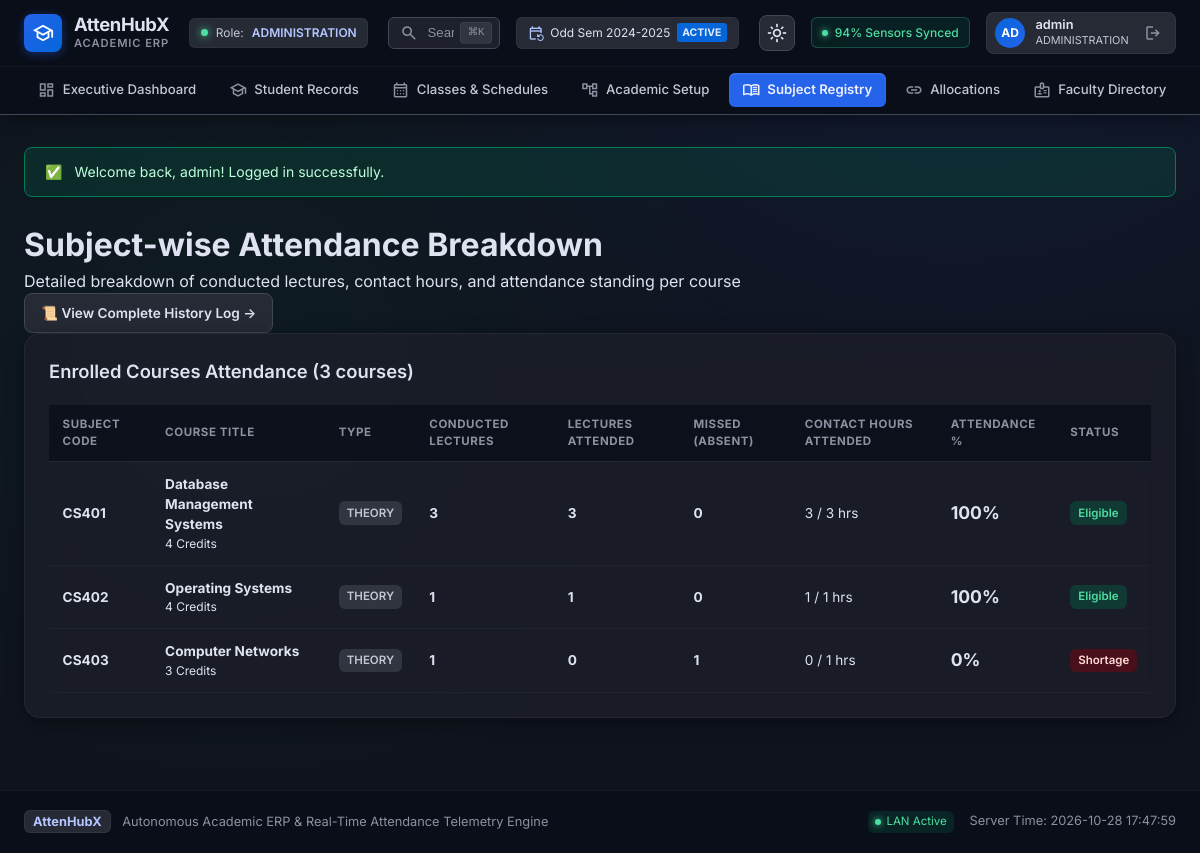
The page /student/subjects.php (signed in) on the database its author committed.
### tables this page shows
CREATE TABLE `subjects` (
    `id` BIGINT UNSIGNED AUTO_INCREMENT PRIMARY KEY,
    `code` VARCHAR(30) UNIQUE NOT NULL,
    `name` VARCHAR(150) NOT NULL,
    `subject_type` VARCHAR(30) NOT NULL DEFAULT 'THEORY',
    `default_contact_hours` DECIMAL(5,2) DEFAULT 1.00,
    `credits` DECIMAL(4,2) NULL,
    `description` TEXT NULL,
    `is_active` BOOLEAN DEFAULT TRUE,
    `created_at` DATETIME NOT NULL DEFAULT CURRENT_TIMESTAMP,
    `updated_at` DATETIME NOT NULL DEFAULT CURRENT_TIMESTAMP ON UPDATE CURRENT_TIMESTAMP
);

### includes/functions.php (called while the page is built, shortened)
<?php
function e(?string $str): string {
    return htmlspecialchars($str ?? '', ENT_QUOTES, 'UTF-8');
}
function base_url(string $path = ''): string {
    static $base = null;
    if ($base === null) {
        $script_dir = dirname($_SERVER['SCRIPT_NAME'] ?? '');
        $patterns = ['/admin', '/faculty', '/hod', '/student', '/auth'];
        $clean_dir = $script_dir;
        foreach ($patterns as $p) {
            if (substr($clean_dir, -strlen($p)) === $p) {
                $clean_dir = substr($clean_dir, 0, -strlen($p));
            }
        }
        $clean_dir = rtrim(str_replace('\\', '/', $clean_dir), '/');
        $base = $clean_dir;
    }
    $path = ltrim($path, '/');
    return ($base === '' ? '' : $base) . ($path !== '' ? '/' . $path : '/');
}

### student/subjects.php (the view, shortened to what this page needs)
<?php
require_once __DIR__ . '/../includes/header.php';
$db = get_db();
$user = current_user();
$student_id = $user['student_id'] ?? null;
if (!$student_id) {
    $s_row = $db->query("SELECT id FROM students ORDER BY id ASC LIMIT 1")->fetch();
    $student_id = $s_row['id'] ?? 1;
}
$sub_stmt = $db->prepare("
    SELECT
        sub.id AS subject_id, sub.code AS subject_code, sub.name AS subject_name,
        sub.subject_type, sub.credits, sub.default_contact_hours,
        COUNT(a.id) AS total_sessions,
        COALESCE(SUM(CASE WHEN a.status = 'PRESENT' THEN 1 ELSE 0 END), 0) AS present_sessions,
        COALESCE(SUM(CASE WHEN a.status = 'ABSENT' THEN 1 ELSE 0 END), 0) AS absent_sessions,
        COALESCE(SUM(CASE WHEN a.status = 'PRESENT' THEN cs.contact_hours ELSE 0 END), 0) AS attended_hours,
        COALESCE(SUM(cs.contact_hours), 0) AS total_conducted_hours
    FROM attendance_records a
    JOIN class_sessions cs ON a.class_session_id = cs.id
    JOIN class_subjects csub ON cs.class_subject_id = csub.id
    JOIN subjects sub ON csub.subject_id = sub.id
    WHERE a.student_id = ? AND cs.status = 'CONDUCTED'
    GROUP BY sub.id, sub.code, sub.name, sub.subject_type, sub.credits, sub.default_contact_hours
    ORDER BY sub.code ASC
");
$sub_stmt->execute([$student_id]);
$subjects = $sub_stmt->fetchAll();
?>
<div class="page-header">
    <div>
        <h1 class="page-title">Subject-wise Attendance Breakdown</h1>
        <p class="page-subtitle">Detailed breakdown of conducted lectures, contact hours, and attendance standing per course</p>
    </div>
    <div>
        <a href="<?= base_url('student/history.php') ?>" class="btn btn-secondary">📜 View Complete History Log &rarr;</a>
    </div>
</div>
<div class="card">
    <div class="card-header">
        <h2 class="card-title">Enrolled Courses Attendance (<?= count($subjects) ?> courses)</h2>
    </div>
    <div class="card-body" style="padding: 0;">
        <div class="table-responsive">
            <table class="data-table">
                <thead>
                    <tr>
                        <th>Subject Code</th>
                        <th>Course Title</th>
                        <th>Type</th>
                        <th>Conducted Lectures</th>
                        <th>Lectures Attended</th>
                        <th>Missed (Absent)</th>
                        <th>Contact Hours Attended</th>
                        <th>Attendance %</th>
                        <th>Status</th>
                    </tr>
                </thead>
                <tbody>
                    <?php if (empty($subjects)): ?>
                        <tr>
                            <td colspan="9" style="text-align: center; color: var(--text-muted); padding: 3rem;">
                                No subject records found.
                            </td>
                        </tr>
                    <?php else: ?>
                        <?php foreach ($subjects as $s): ?>
                            <?php
                                $pct = $s['total_sessions'] > 0 ? round(($s['present_sessions'] / $s['total_sessions']) * 100, 1) : 0;
                                $is_safe = ($pct >= 75.0);
                            ?>
                            <tr>
                                <td><strong><?= e($s['subject_code']) ?></strong></td>
                                <td>
                                    <strong><?= e($s['subject_name']) ?></strong>
                                    <div style="font-size: 0.75rem; color: var(--text-muted);"><?= (float)$s['credits'] ?> Credits</div>
                                </td>
                                <td><span class="badge badge-secondary"><?= e($s['subject_type']) ?></span></td>
                                <td><strong><?= $s['total_sessions'] ?></strong></td>
                                <td style="color: var(--success); font-weight: 700;"><?= $s['present_sessions'] ?></td>
                                <td style="color: var(--danger); font-weight: 700;"><?= $s['absent_sessions'] ?></td>
                                <td><?= (float)$s['attended_hours'] ?> / <?= (float)$s['total_conducted_hours'] ?> hrs</td>
                                <td>
                                    <strong style="font-size: 1.1rem; color: <?= $is_safe ? 'var(--success)' : 'var(--danger)' ?>;">
                                        <?= $pct ?>%
                                    </strong>
                                </td>
                                <td>
                                    <span class="badge <?= $is_safe ? 'badge-success' : 'badge-danger' ?>">
                                        <?= $is_safe ? 'Eligible' : 'Shortage' ?>
                                    </span>
                                </td>
                            </tr>
                        <?php endforeach; ?>
                    <?php endif; ?>
                </tbody>
            </table>
        </div>
    </div>
</div>
<?php require_once __DIR__ . '/../includes/footer.php'; ?>

### assets/css/style.css (style rules this page uses)
:root, [data-theme="dark"], html.dark { --bg-base: #0f131d; --surface: #0f131d; --surface-container-lowest: #0a0e18; --surface-container-low: #171b26; --surface-container: #1c1f2a; --surface-container-high: #262a35; --surface-container-highest: #313540; --surface-bright: #353944; --surface-variant: #313540; --on-surface: #dfe2f1; --on-surface-variant: #c3c6d7; --outline: #8d90a0; --outline-variant: #434655; --primary: #b4c5ff; --primary-container: #2563eb; --on-primary: #002a78; --on-primary-container: #eeefff; --secondary: #adc6ff; --secondary-container: #0566d9; --on-secondary-container: #e6ecff; --tertiary: #4edea3; --tertiary-container: #007d55; --on-tertiary-container: #bdffdb; --tertiary-fixed-dim: #4edea3; --error: #ffb4ab; --error-container: #93000a; --on-error-container: #ffdad6; --warning: #fbbf24; --warning-container: #78350f; --on-warning-container: #fef3c7; --radius-sm: 0.375rem; --radius-md: 0.5rem; --radius-lg: 0.75rem; --radius-xl: 1rem; --radius-full: 9999px; --shadow-card: 0 4px 20px -2px rgba(0, 0, 0, 0.45); --shadow-glow-primary: 0 0 35px -5px rgba(37, 99, 235, 0.25); --shadow-glow-tertiary: 0 0 35px -5px rgba(78, 222, 163, 0.2); --font-sans: 'Inter', -apple-system, BlinkMacSystemFont, 'Segoe UI', Roboto, sans-serif; }
* { box-sizing: border-box; margin: 0; padding: 0; }
html, body { background-color: var(--bg-base); color: var(--on-surface); font-family: var(--font-sans); line-height: 1.5; -webkit-font-smoothing: antialiased; min-height: 100vh; scrollbar-width: none; -ms-overflow-style: none; }
* { scrollbar-width: none !important; -ms-overflow-style: none !important; }
body.AttenHubX-app { display: flex; flex-direction: column; min-height: 100vh; background: radial-gradient(circle at 80% -20%, rgba(37, 99, 235, 0.12) 0%, transparent 50%), radial-gradient(circle at 20% 40%, rgba(0, 125, 85, 0.08) 0%, transparent 45%), var(--bg-base); }
a { color: var(--primary); text-decoration: none; transition: color 0.15s ease; }
.btn { display: inline-flex; align-items: center; gap: 0.45rem; padding: 0.55rem 1rem; border-radius: var(--radius-md); font-size: 0.85rem; font-weight: 600; cursor: pointer; text-decoration: none; border: none; transition: all 0.15s ease; }
.btn-secondary { background: var(--surface-container-high); color: var(--on-surface); border: 1px solid var(--outline-variant); }
.card { background: rgba(28, 31, 42, 0.8); backdrop-filter: blur(16px); border: 1px solid rgba(255, 255, 255, 0.05); border-radius: var(--radius-xl); padding: 1.5rem; box-shadow: var(--shadow-card); margin-bottom: 1.5rem; }
.card-header { display: flex; align-items: center; justify-content: space-between; margin-bottom: 1.25rem; }
.card-title { font-size: 1.15rem; font-weight: 600; color: var(--on-surface); }
.table-responsive { overflow-x: auto; width: 100%; }
.data-table { width: 100%; border-collapse: collapse; }
.data-table th { background: rgba(10, 14, 24, 0.8); color: var(--outline); font-size: 0.72rem; text-transform: uppercase; letter-spacing: 0.05em; padding: 0.65rem 0.85rem; text-align: left; border-bottom: 1px solid rgba(255, 255, 255, 0.05); }
.data-table td { padding: 0.75rem 0.85rem; border-bottom: 1px solid rgba(255, 255, 255, 0.03); color: var(--on-surface); font-size: 0.85rem; }
.badge { display: inline-flex; align-items: center; padding: 0.2rem 0.5rem; border-radius: var(--radius-sm); font-size: 0.72rem; font-weight: 600; }
.badge-success { background: rgba(0, 125, 85, 0.3); color: var(--tertiary); }
.badge-danger { background: rgba(147, 0, 10, 0.4); color: var(--on-error-container); }
.badge-secondary { background: var(--surface-container-highest); color: var(--on-surface-variant); }

### rows shown on the page
subjects: code "CS401", name "Database Management Systems", credits "4", subject_type "THEORY", total_sessions "3", present_sessions "3", absent_sessions "0", attended_hours "3", total_conducted_hours "3", pct "100", shows "Eligible"
subjects: code "CS402", name "Operating Systems", credits "4", subject_type "THEORY", total_sessions "1", present_sessions "1", absent_sessions "0", attended_hours "1", total_conducted_hours "1", pct "100", shows "Eligible"
subjects: code "CS403", name "Computer Networks", credits "3", subject_type "THEORY", total_sessions "1", present_sessions "0", absent_sessions "1", attended_hours "0", total_conducted_hours "1", pct "0", shows "Shortage"

### other values the page prints
$user['role'] "ADMINISTRATION"
substr($user['username'] ?? 'U', 0, 2) "AD"
$user['display_name'] "admin"
$flash['message'] "Welcome back, admin! Logged in successfully."
count($subjects) "3"
